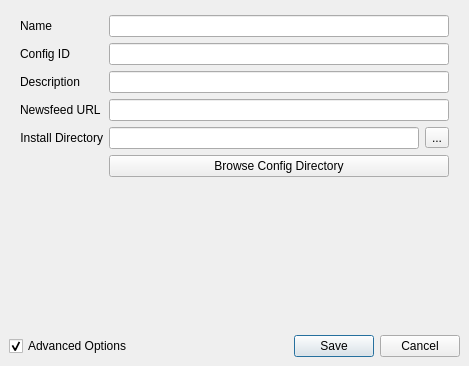
<?xml version="1.0" encoding="UTF-8"?>
<ui version="4.0">
 <class>settingsWindow</class>
 <widget class="FramelessQDialogWithStylePreview" name="settingsWindow">
  <property name="windowModality">
   <enum>Qt::WindowModality::ApplicationModal</enum>
  </property>
  <property name="geometry">
   <rect>
    <x>0</x>
    <y>0</y>
    <width>469</width>
    <height>366</height>
   </rect>
  </property>
  <property name="windowTitle">
   <string>Settings</string>
  </property>
  <property name="modal">
   <bool>true</bool>
  </property>
  <layout class="QVBoxLayout" name="verticalLayout">
   <property name="spacing">
    <number>0</number>
   </property>
   <property name="leftMargin">
    <number>0</number>
   </property>
   <property name="topMargin">
    <number>0</number>
   </property>
   <property name="rightMargin">
    <number>0</number>
   </property>
   <property name="bottomMargin">
    <number>0</number>
   </property>
   <item>
    <widget class="QTabBar" name="tabBar" native="true"/>
   </item>
   <item>
    <widget class="QStackedWidget" name="stackedWidget">
     <property name="currentIndex">
      <number>0</number>
     </property>
     <widget class="QWidget" name="pageGameInfo">
      <layout class="QFormLayout" name="formLayout">
       <property name="leftMargin">
        <number>20</number>
       </property>
       <property name="topMargin">
        <number>15</number>
       </property>
       <property name="rightMargin">
        <number>20</number>
       </property>
       <property name="bottomMargin">
        <number>20</number>
       </property>
       <item row="0" column="0">
        <widget class="QLabel" name="gameNameLabel">
         <property name="text">
          <string>Name</string>
         </property>
         <property name="buddy">
          <cstring>gameNameLineEdit</cstring>
         </property>
        </widget>
       </item>
       <item row="0" column="1">
        <widget class="QLineEdit" name="gameNameLineEdit"/>
       </item>
       <item row="1" column="0">
        <widget class="QLabel" name="gameConfigIDLabel">
         <property name="text">
          <string>Config ID</string>
         </property>
         <property name="buddy">
          <cstring>gameConfigIDLineEdit</cstring>
         </property>
        </widget>
       </item>
       <item row="1" column="1">
        <widget class="QLineEdit" name="gameConfigIDLineEdit">
         <property name="readOnly">
          <bool>true</bool>
         </property>
        </widget>
       </item>
       <item row="2" column="0">
        <widget class="QLabel" name="gameDescriptionLabel">
         <property name="text">
          <string>Description</string>
         </property>
         <property name="buddy">
          <cstring>gameDescriptionLineEdit</cstring>
         </property>
        </widget>
       </item>
       <item row="2" column="1">
        <widget class="QLineEdit" name="gameDescriptionLineEdit"/>
       </item>
       <item row="3" column="0">
        <widget class="QLabel" name="gameNewsfeedLabel">
         <property name="text">
          <string>Newsfeed URL</string>
         </property>
         <property name="buddy">
          <cstring>gameNewsfeedLineEdit</cstring>
         </property>
        </widget>
       </item>
       <item row="3" column="1">
        <widget class="QLineEdit" name="gameNewsfeedLineEdit"/>
       </item>
       <item row="4" column="0">
        <widget class="QLabel" name="gameDirLabel">
         <property name="toolTip">
          <string>Game install directory. There should be a file called patchclient.dll here</string>
         </property>
         <property name="text">
          <string>Install Directory</string>
         </property>
         <property name="alignment">
          <set>Qt::AlignmentFlag::AlignRight|Qt::AlignmentFlag::AlignTrailing|Qt::AlignmentFlag::AlignVCenter</set>
         </property>
         <property name="buddy">
          <cstring>gameDirLineEdit</cstring>
         </property>
        </widget>
       </item>
       <item row="4" column="1">
        <layout class="QHBoxLayout" name="gameDirLayout">
         <item>
          <widget class="QLineEdit" name="gameDirLineEdit">
           <property name="toolTip">
            <string>Game install directory. There should be a file called patchclient.dll here</string>
           </property>
          </widget>
         </item>
         <item>
          <widget class="QToolButton" name="gameDirButton">
           <property name="toolTip">
            <string>Select game install directory from the file browser</string>
           </property>
           <property name="text">
            <string>...</string>
           </property>
          </widget>
         </item>
        </layout>
       </item>
       <item row="5" column="1">
        <widget class="QPushButton" name="browseGameConfigDirButton">
         <property name="sizePolicy">
          <sizepolicy hsizetype="Preferred" vsizetype="Fixed">
           <horstretch>0</horstretch>
           <verstretch>0</verstretch>
          </sizepolicy>
         </property>
         <property name="toolTip">
          <string>Browse OneLauncher config/data directory for this game</string>
         </property>
         <property name="text">
          <string>Browse Config Directory</string>
         </property>
        </widget>
       </item>
       <item row="6" column="1">
        <spacer name="verticalSpacer">
         <property name="orientation">
          <enum>Qt::Orientation::Vertical</enum>
         </property>
         <property name="sizeHint" stdset="0">
          <size>
           <width>20</width>
           <height>40</height>
          </size>
         </property>
        </spacer>
       </item>
      </layout>
     </widget>
     <widget class="QWidget" name="pageGame">
      <layout class="QFormLayout" name="formLayout_2">
       <property name="leftMargin">
        <number>20</number>
       </property>
       <property name="topMargin">
        <number>15</number>
       </property>
       <property name="rightMargin">
        <number>20</number>
       </property>
       <property name="bottomMargin">
        <number>20</number>
       </property>
       <item row="0" column="0">
        <widget class="QLabel" name="gameLanguageLabel">
         <property name="toolTip">
          <string/>
         </property>
         <property name="text">
          <string>Language</string>
         </property>
         <property name="alignment">
          <set>Qt::AlignmentFlag::AlignRight|Qt::AlignmentFlag::AlignTrailing|Qt::AlignmentFlag::AlignVCenter</set>
         </property>
         <property name="buddy">
          <cstring>gameLanguageComboBox</cstring>
         </property>
        </widget>
       </item>
       <item row="0" column="1">
        <widget class="QComboBox" name="gameLanguageComboBox">
         <property name="toolTip">
          <string/>
         </property>
        </widget>
       </item>
       <item row="1" column="0">
        <widget class="QLabel" name="highResLabel">
         <property name="toolTip">
          <string>Enable high resolution game files. You may need to patch the game after enabling this</string>
         </property>
         <property name="text">
          <string>Hi-Res Graphics</string>
         </property>
         <property name="alignment">
          <set>Qt::AlignmentFlag::AlignRight|Qt::AlignmentFlag::AlignTrailing|Qt::AlignmentFlag::AlignVCenter</set>
         </property>
         <property name="buddy">
          <cstring>highResCheckBox</cstring>
         </property>
        </widget>
       </item>
       <item row="1" column="1">
        <widget class="QCheckBox" name="highResCheckBox">
         <property name="sizePolicy">
          <sizepolicy hsizetype="Fixed" vsizetype="Minimum">
           <horstretch>0</horstretch>
           <verstretch>0</verstretch>
          </sizepolicy>
         </property>
         <property name="toolTip">
          <string>Enable high resolution game files. You may need to patch the game after enabling this</string>
         </property>
         <property name="text">
          <string/>
         </property>
        </widget>
       </item>
       <item row="2" column="0">
        <widget class="QLabel" name="clientLabel">
         <property name="toolTip">
          <string>Game client version to use. 64-bit is the most modern. It does work with WINE</string>
         </property>
         <property name="text">
          <string>Client Type</string>
         </property>
         <property name="alignment">
          <set>Qt::AlignmentFlag::AlignRight|Qt::AlignmentFlag::AlignTrailing|Qt::AlignmentFlag::AlignVCenter</set>
         </property>
         <property name="buddy">
          <cstring>clientTypeComboBox</cstring>
         </property>
        </widget>
       </item>
       <item row="2" column="1">
        <widget class="QComboBox" name="clientTypeComboBox">
         <property name="toolTip">
          <string>Game client version to use. 64-bit is the most modern. It does work with WINE</string>
         </property>
        </widget>
       </item>
       <item row="3" column="0">
        <widget class="QLabel" name="standardLauncherLabel">
         <property name="toolTip">
          <string>Standard launcher filename</string>
         </property>
         <property name="text">
          <string>Standard Launcher</string>
         </property>
         <property name="alignment">
          <set>Qt::AlignmentFlag::AlignRight|Qt::AlignmentFlag::AlignTrailing|Qt::AlignmentFlag::AlignVCenter</set>
         </property>
         <property name="buddy">
          <cstring>standardLauncherLineEdit</cstring>
         </property>
        </widget>
       </item>
       <item row="3" column="1">
        <widget class="QLineEdit" name="standardLauncherLineEdit">
         <property name="toolTip">
          <string>Standard launcher filename</string>
         </property>
        </widget>
       </item>
       <item row="4" column="1">
        <widget class="QToolButton" name="standardGameLauncherButton">
         <property name="sizePolicy">
          <sizepolicy hsizetype="Preferred" vsizetype="Fixed">
           <horstretch>0</horstretch>
           <verstretch>0</verstretch>
          </sizepolicy>
         </property>
         <property name="text">
          <string>Run Standard Game Launcher</string>
         </property>
         <property name="popupMode">
          <enum>QToolButton::ToolButtonPopupMode::MenuButtonPopup</enum>
         </property>
        </widget>
       </item>
       <item row="5" column="1">
        <spacer name="verticalSpacer_2">
         <property name="orientation">
          <enum>Qt::Orientation::Vertical</enum>
         </property>
         <property name="sizeHint" stdset="0">
          <size>
           <width>20</width>
           <height>40</height>
          </size>
         </property>
        </spacer>
       </item>
       <item row="6" column="0">
        <widget class="QLabel" name="gameSettingsDirLabel">
         <property name="toolTip">
          <string>&lt;html&gt;&lt;head/&gt;&lt;body&gt;&lt;p&gt;The folder where user preferences, screenshots, and addons are stored. &lt;span style=&quot; font-weight:700;&quot;&gt;Changing this does not move your existing files. It also won't take affect when using the official game launcher.&lt;/span&gt;&lt;/p&gt;&lt;/body&gt;&lt;/html&gt;</string>
         </property>
         <property name="text">
          <string>Settings Directory</string>
         </property>
         <property name="buddy">
          <cstring>gameSettingsDirLineEdit</cstring>
         </property>
        </widget>
       </item>
       <item row="6" column="1">
        <widget class="QWidget" name="gameSettingsDirWidget" native="true">
         <layout class="QHBoxLayout" name="gameSettingsDirLayout">
          <property name="leftMargin">
           <number>0</number>
          </property>
          <property name="topMargin">
           <number>0</number>
          </property>
          <property name="rightMargin">
           <number>0</number>
          </property>
          <property name="bottomMargin">
           <number>0</number>
          </property>
          <item>
           <widget class="QLineEdit" name="gameSettingsDirLineEdit">
            <property name="toolTip">
             <string>&lt;html&gt;&lt;head/&gt;&lt;body&gt;&lt;p&gt;The folder where user preferences, screenshots, and addons are stored. &lt;span style=&quot; font-weight:700;&quot;&gt;Changing this does not move your existing files. It also won't take affect when using the official game launcher.&lt;/span&gt;&lt;/p&gt;&lt;/body&gt;&lt;/html&gt;</string>
            </property>
           </widget>
          </item>
          <item>
           <widget class="QToolButton" name="gameSettingsDirButton">
            <property name="toolTip">
             <string>Select settings folder from filesystem</string>
            </property>
            <property name="text">
             <string>...</string>
            </property>
           </widget>
          </item>
         </layout>
        </widget>
       </item>
      </layout>
     </widget>
     <widget class="QWidget" name="pageWine">
      <layout class="QFormLayout" name="formLayout_3">
       <property name="leftMargin">
        <number>20</number>
       </property>
       <property name="topMargin">
        <number>15</number>
       </property>
       <property name="rightMargin">
        <number>20</number>
       </property>
       <property name="bottomMargin">
        <number>20</number>
       </property>
       <item row="0" column="0">
        <widget class="QLabel" name="autoManageWineLabel">
         <property name="text">
          <string>Auto Manage Wine</string>
         </property>
         <property name="buddy">
          <cstring>autoManageWineCheckBox</cstring>
         </property>
        </widget>
       </item>
       <item row="0" column="1">
        <widget class="QCheckBox" name="autoManageWineCheckBox">
         <property name="sizePolicy">
          <sizepolicy hsizetype="Fixed" vsizetype="Minimum">
           <horstretch>0</horstretch>
           <verstretch>0</verstretch>
          </sizepolicy>
         </property>
        </widget>
       </item>
       <item row="1" column="0">
        <widget class="QLabel" name="winePrefixLabel">
         <property name="toolTip">
          <string>Path to WINE prefix</string>
         </property>
         <property name="text">
          <string>Wine Prefix</string>
         </property>
         <property name="buddy">
          <cstring>winePrefixLineEdit</cstring>
         </property>
        </widget>
       </item>
       <item row="1" column="1">
        <widget class="QLineEdit" name="winePrefixLineEdit">
         <property name="toolTip">
          <string>Path to WINE prefix</string>
         </property>
         <property name="dragEnabled">
          <bool>true</bool>
         </property>
        </widget>
       </item>
       <item row="2" column="0">
        <widget class="QLabel" name="wineExecutableLabel">
         <property name="toolTip">
          <string>Path to WINE executable</string>
         </property>
         <property name="text">
          <string>Wine Executable</string>
         </property>
         <property name="buddy">
          <cstring>wineExecutableLineEdit</cstring>
         </property>
        </widget>
       </item>
       <item row="2" column="1">
        <widget class="QLineEdit" name="wineExecutableLineEdit">
         <property name="toolTip">
          <string>Path to WINE executable</string>
         </property>
         <property name="dragEnabled">
          <bool>true</bool>
         </property>
        </widget>
       </item>
       <item row="3" column="0">
        <widget class="QLabel" name="wineDebugLabel">
         <property name="toolTip">
          <string>Value for the WINEDEBUG environment variable</string>
         </property>
         <property name="text">
          <string>WINEDEBUG</string>
         </property>
         <property name="buddy">
          <cstring>wineDebugLineEdit</cstring>
         </property>
        </widget>
       </item>
       <item row="3" column="1">
        <widget class="QLineEdit" name="wineDebugLineEdit">
         <property name="toolTip">
          <string>Value for the WINEDEBUG environment variable</string>
         </property>
        </widget>
       </item>
       <item row="4" column="1">
        <spacer name="verticalSpacer_3">
         <property name="orientation">
          <enum>Qt::Orientation::Vertical</enum>
         </property>
         <property name="sizeHint" stdset="0">
          <size>
           <width>20</width>
           <height>40</height>
          </size>
         </property>
        </spacer>
       </item>
      </layout>
     </widget>
     <widget class="QWidget" name="pageProgram">
      <layout class="QFormLayout" name="formLayout_4">
       <property name="rowWrapPolicy">
        <enum>QFormLayout::RowWrapPolicy::WrapLongRows</enum>
       </property>
       <property name="leftMargin">
        <number>20</number>
       </property>
       <property name="topMargin">
        <number>15</number>
       </property>
       <property name="rightMargin">
        <number>20</number>
       </property>
       <property name="bottomMargin">
        <number>20</number>
       </property>
       <item row="0" column="0">
        <widget class="QLabel" name="defaultLanguageLabel">
         <property name="toolTip">
          <string>Default language to use for games</string>
         </property>
         <property name="text">
          <string>Default Language</string>
         </property>
         <property name="alignment">
          <set>Qt::AlignmentFlag::AlignRight|Qt::AlignmentFlag::AlignTrailing|Qt::AlignmentFlag::AlignVCenter</set>
         </property>
         <property name="buddy">
          <cstring>defaultLanguageComboBox</cstring>
         </property>
        </widget>
       </item>
       <item row="0" column="1">
        <widget class="QComboBox" name="defaultLanguageComboBox">
         <property name="sizePolicy">
          <sizepolicy hsizetype="Preferred" vsizetype="Fixed">
           <horstretch>0</horstretch>
           <verstretch>0</verstretch>
          </sizepolicy>
         </property>
         <property name="toolTip">
          <string>Default language to use for games</string>
         </property>
        </widget>
       </item>
       <item row="1" column="0">
        <widget class="FixedWordWrapQLabel" name="defaultLanguageForUILabel">
         <property name="toolTip">
          <string>Use the default language for OneLauncher even when the current game is set to a different language</string>
         </property>
         <property name="text">
          <string>Always Use Default Language For UI</string>
         </property>
         <property name="alignment">
          <set>Qt::AlignmentFlag::AlignCenter</set>
         </property>
         <property name="wordWrap">
          <bool>true</bool>
         </property>
         <property name="buddy">
          <cstring>defaultLanguageForUICheckBox</cstring>
         </property>
        </widget>
       </item>
       <item row="1" column="1">
        <widget class="QCheckBox" name="defaultLanguageForUICheckBox">
         <property name="sizePolicy">
          <sizepolicy hsizetype="Fixed" vsizetype="Minimum">
           <horstretch>0</horstretch>
           <verstretch>0</verstretch>
          </sizepolicy>
         </property>
         <property name="toolTip">
          <string>Use the default language for OneLauncher even when the current game is set to a different language</string>
         </property>
         <property name="text">
          <string/>
         </property>
        </widget>
       </item>
       <item row="2" column="0">
        <widget class="QLabel" name="gamesSortingModeLabel">
         <property name="text">
          <string>Games Sorting Mode</string>
         </property>
         <property name="alignment">
          <set>Qt::AlignmentFlag::AlignRight|Qt::AlignmentFlag::AlignTrailing|Qt::AlignmentFlag::AlignVCenter</set>
         </property>
         <property name="buddy">
          <cstring>gamesSortingModeComboBox</cstring>
         </property>
        </widget>
       </item>
       <item row="2" column="1">
        <widget class="QComboBox" name="gamesSortingModeComboBox">
         <property name="sizePolicy">
          <sizepolicy hsizetype="Preferred" vsizetype="Fixed">
           <horstretch>0</horstretch>
           <verstretch>0</verstretch>
          </sizepolicy>
         </property>
        </widget>
       </item>
       <item row="3" column="1">
        <widget class="QPushButton" name="gamesManagementButton">
         <property name="sizePolicy">
          <sizepolicy hsizetype="Preferred" vsizetype="Fixed">
           <horstretch>0</horstretch>
           <verstretch>0</verstretch>
          </sizepolicy>
         </property>
         <property name="text">
          <string>Manage Games</string>
         </property>
        </widget>
       </item>
       <item row="4" column="1">
        <widget class="QPushButton" name="setupWizardButton">
         <property name="sizePolicy">
          <sizepolicy hsizetype="Preferred" vsizetype="Fixed">
           <horstretch>0</horstretch>
           <verstretch>0</verstretch>
          </sizepolicy>
         </property>
         <property name="text">
          <string>Run Setup Wizard</string>
         </property>
        </widget>
       </item>
       <item row="5" column="1">
        <spacer name="verticalSpacer_4">
         <property name="orientation">
          <enum>Qt::Orientation::Vertical</enum>
         </property>
         <property name="sizeHint" stdset="0">
          <size>
           <width>20</width>
           <height>40</height>
          </size>
         </property>
        </spacer>
       </item>
      </layout>
     </widget>
    </widget>
   </item>
   <item>
    <layout class="QHBoxLayout" name="horizontalLayout">
     <property name="leftMargin">
      <number>9</number>
     </property>
     <property name="topMargin">
      <number>9</number>
     </property>
     <property name="rightMargin">
      <number>9</number>
     </property>
     <property name="bottomMargin">
      <number>9</number>
     </property>
     <item>
      <widget class="QCheckBox" name="showAdvancedSettingsCheckbox">
       <property name="toolTip">
        <string>Enable advanced options</string>
       </property>
       <property name="text">
        <string>Advanced Options</string>
       </property>
       <property name="checked">
        <bool>true</bool>
       </property>
      </widget>
     </item>
     <item>
      <spacer name="horizontalSpacer">
       <property name="orientation">
        <enum>Qt::Orientation::Horizontal</enum>
       </property>
       <property name="sizeHint" stdset="0">
        <size>
         <width>40</width>
         <height>20</height>
        </size>
       </property>
      </spacer>
     </item>
     <item>
      <widget class="QDialogButtonBox" name="settingsButtonBox">
       <property name="orientation">
        <enum>Qt::Orientation::Horizontal</enum>
       </property>
       <property name="standardButtons">
        <set>QDialogButtonBox::StandardButton::Cancel|QDialogButtonBox::StandardButton::Save</set>
       </property>
      </widget>
     </item>
    </layout>
   </item>
  </layout>
  <action name="actionRunStandardGameLauncherWithPatchingDisabled">
   <property name="text">
    <string>Run with patching disabled</string>
   </property>
   <property name="toolTip">
    <string>Run launcher using &quot;-skiprawdownload&quot; and &quot;-disablepatch&quot; arguments</string>
   </property>
  </action>
 </widget>
 <customwidgets>
  <customwidget>
   <class>QDialogWithStylePreview</class>
   <extends>QDialog</extends>
   <header>.qtdesigner.custom_widgets</header>
   <container>1</container>
  </customwidget>
  <customwidget>
   <class>FramelessQDialogWithStylePreview</class>
   <extends>QDialogWithStylePreview</extends>
   <header>.custom_widgets</header>
   <container>1</container>
  </customwidget>
  <customwidget>
   <class>QTabBar</class>
   <extends>QWidget</extends>
   <header>qtabbar.h</header>
   <container>1</container>
  </customwidget>
  <customwidget>
   <class>FixedWordWrapQLabel</class>
   <extends>QLabel</extends>
   <header>.custom_widgets</header>
  </customwidget>
 </customwidgets>
 <resources/>
 <connections>
  <connection>
   <sender>settingsButtonBox</sender>
   <signal>rejected()</signal>
   <receiver>settingsWindow</receiver>
   <slot>reject()</slot>
   <hints>
    <hint type="sourcelabel">
     <x>316</x>
     <y>260</y>
    </hint>
    <hint type="destinationlabel">
     <x>286</x>
     <y>274</y>
    </hint>
   </hints>
  </connection>
 </connections>
</ui>
